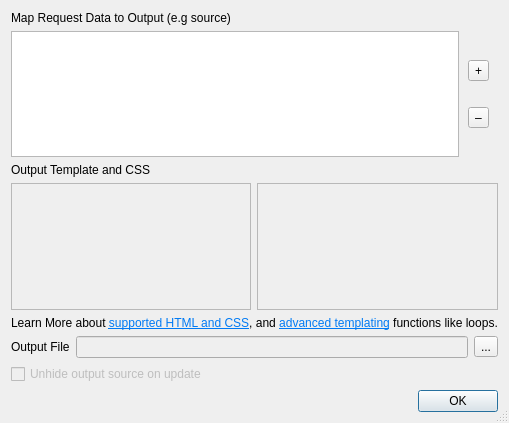
<?xml version="1.0" encoding="UTF-8"?>
<ui version="4.0">
 <class>OutputMapping</class>
 <widget class="QDialog" name="OutputMapping">
  <property name="geometry">
   <rect>
    <x>0</x>
    <y>0</y>
    <width>457</width>
    <height>423</height>
   </rect>
  </property>
  <property name="windowTitle">
   <string>Output Mapping</string>
  </property>
  <property name="sizeGripEnabled">
   <bool>true</bool>
  </property>
  <layout class="QVBoxLayout" name="verticalLayout">
   <item>
    <widget class="QLabel" name="label_2">
     <property name="text">
      <string>Map Request Data to Output (e.g source)</string>
     </property>
    </widget>
   </item>
   <item>
    <widget class="QWidget" name="widget" native="true">
     <property name="sizePolicy">
      <sizepolicy hsizetype="Expanding" vsizetype="Preferred">
       <horstretch>0</horstretch>
       <verstretch>0</verstretch>
      </sizepolicy>
     </property>
     <property name="minimumSize">
      <size>
       <width>111</width>
       <height>111</height>
      </size>
     </property>
     <layout class="QHBoxLayout" name="horizontalLayout">
      <property name="spacing">
       <number>0</number>
      </property>
      <property name="leftMargin">
       <number>0</number>
      </property>
      <property name="topMargin">
       <number>0</number>
      </property>
      <property name="rightMargin">
       <number>0</number>
      </property>
      <property name="bottomMargin">
       <number>0</number>
      </property>
      <item>
       <widget class="QTableView" name="tableView">
        <property name="selectionMode">
         <enum>QAbstractItemView::SingleSelection</enum>
        </property>
        <property name="selectionBehavior">
         <enum>QAbstractItemView::SelectRows</enum>
        </property>
       </widget>
      </item>
      <item>
       <widget class="QWidget" name="widget_2" native="true">
        <layout class="QVBoxLayout" name="verticalLayout_2">
         <item>
          <widget class="QToolButton" name="toolButton_addMapping">
           <property name="text">
            <string>+</string>
           </property>
          </widget>
         </item>
         <item>
          <widget class="QToolButton" name="toolButton_removeMapping">
           <property name="text">
            <string>–</string>
           </property>
          </widget>
         </item>
        </layout>
       </widget>
      </item>
     </layout>
    </widget>
   </item>
   <item>
    <widget class="QLabel" name="label">
     <property name="toolTip">
      <string>&lt;html&gt;&lt;head/&gt;&lt;body&gt;
Template processed by inja engine&lt;br/&gt;
Use {{output}} for text representation of a single object/string&lt;br/&gt;
Use {{outputN}}, where N is index of item starting at 0, for text representation of parts of an array (see Test Request button)&lt;br/&gt;
Use {{body}} variable for unparsed object/array representation of the entire response
&lt;/body&gt;&lt;/html&gt;</string>
     </property>
     <property name="text">
      <string>Output Template and CSS</string>
     </property>
    </widget>
   </item>
   <item>
    <widget class="QWidget" name="widget_3" native="true">
     <layout class="QHBoxLayout" name="horizontalLayout_2">
      <property name="leftMargin">
       <number>0</number>
      </property>
      <property name="topMargin">
       <number>0</number>
      </property>
      <property name="rightMargin">
       <number>0</number>
      </property>
      <property name="bottomMargin">
       <number>0</number>
      </property>
      <item>
       <widget class="QPlainTextEdit" name="plainTextEdit_template">
        <property name="enabled">
         <bool>false</bool>
        </property>
        <property name="plainText">
         <string/>
        </property>
        <property name="placeholderText">
         <string>Select a mapping above</string>
        </property>
       </widget>
      </item>
      <item>
       <widget class="QPlainTextEdit" name="plainTextEdit_cssProps">
        <property name="enabled">
         <bool>false</bool>
        </property>
        <property name="plainText">
         <string/>
        </property>
        <property name="placeholderText">
         <string>Select a mapping above</string>
        </property>
       </widget>
      </item>
     </layout>
    </widget>
   </item>
   <item>
    <widget class="QLabel" name="label_3">
     <property name="text">
      <string>&lt;html&gt;&lt;head/&gt;&lt;body&gt;&lt;p&gt;Learn More about &lt;a href=&quot;https://doc.qt.io/qt-6/richtext-html-subset.html&quot;&gt;&lt;span style=&quot; text-decoration: underline; color:#007af4;&quot;&gt;supported HTML and CSS&lt;/span&gt;&lt;/a&gt;, and &lt;a href=&quot;https://github.com/pantor/inja&quot;&gt;&lt;span style=&quot; text-decoration: underline; color:#007af4;&quot;&gt;advanced templating&lt;/span&gt;&lt;/a&gt; functions like loops.&lt;/p&gt;&lt;/body&gt;&lt;/html&gt;</string>
     </property>
     <property name="textFormat">
      <enum>Qt::RichText</enum>
     </property>
     <property name="openExternalLinks">
      <bool>true</bool>
     </property>
    </widget>
   </item>
   <item>
    <widget class="QWidget" name="widget_file_output" native="true">
     <layout class="QHBoxLayout" name="horizontalLayout_3">
      <property name="leftMargin">
       <number>0</number>
      </property>
      <property name="topMargin">
       <number>0</number>
      </property>
      <property name="rightMargin">
       <number>0</number>
      </property>
      <property name="bottomMargin">
       <number>0</number>
      </property>
      <item>
       <widget class="QLabel" name="label_4">
        <property name="text">
         <string>Output File</string>
        </property>
       </widget>
      </item>
      <item>
       <widget class="QLineEdit" name="lineEdit_file_output">
        <property name="enabled">
         <bool>false</bool>
        </property>
       </widget>
      </item>
      <item>
       <widget class="QToolButton" name="toolButton_selectFile">
        <property name="text">
         <string>...</string>
        </property>
       </widget>
      </item>
     </layout>
    </widget>
   </item>
   <item>
    <widget class="QCheckBox" name="checkBox_unhide_Source">
     <property name="enabled">
      <bool>false</bool>
     </property>
     <property name="text">
      <string>Unhide output source on update</string>
     </property>
    </widget>
   </item>
   <item>
    <widget class="QDialogButtonBox" name="buttonBox">
     <property name="orientation">
      <enum>Qt::Horizontal</enum>
     </property>
     <property name="standardButtons">
      <set>QDialogButtonBox::Ok</set>
     </property>
    </widget>
   </item>
  </layout>
 </widget>
 <resources/>
 <connections>
  <connection>
   <sender>buttonBox</sender>
   <signal>accepted()</signal>
   <receiver>OutputMapping</receiver>
   <slot>accept()</slot>
   <hints>
    <hint type="sourcelabel">
     <x>248</x>
     <y>254</y>
    </hint>
    <hint type="destinationlabel">
     <x>157</x>
     <y>274</y>
    </hint>
   </hints>
  </connection>
  <connection>
   <sender>buttonBox</sender>
   <signal>rejected()</signal>
   <receiver>OutputMapping</receiver>
   <slot>reject()</slot>
   <hints>
    <hint type="sourcelabel">
     <x>316</x>
     <y>260</y>
    </hint>
    <hint type="destinationlabel">
     <x>286</x>
     <y>274</y>
    </hint>
   </hints>
  </connection>
 </connections>
</ui>
